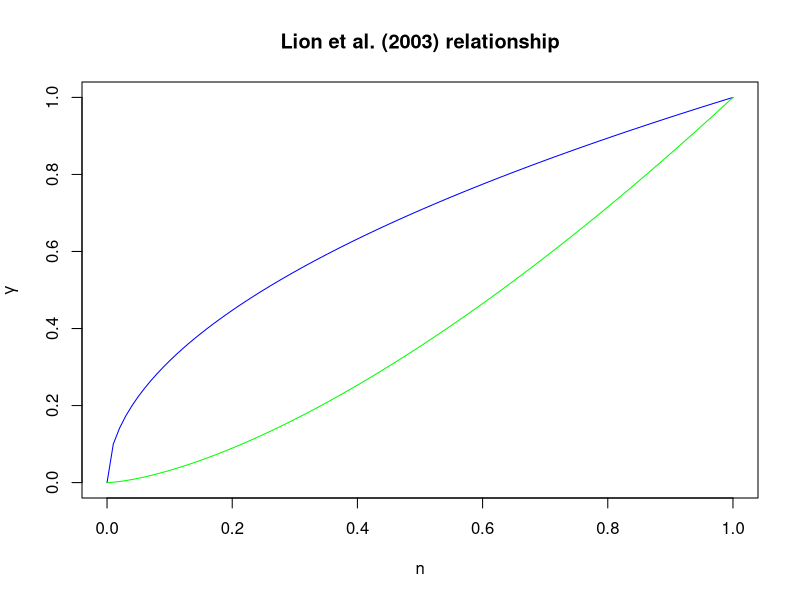
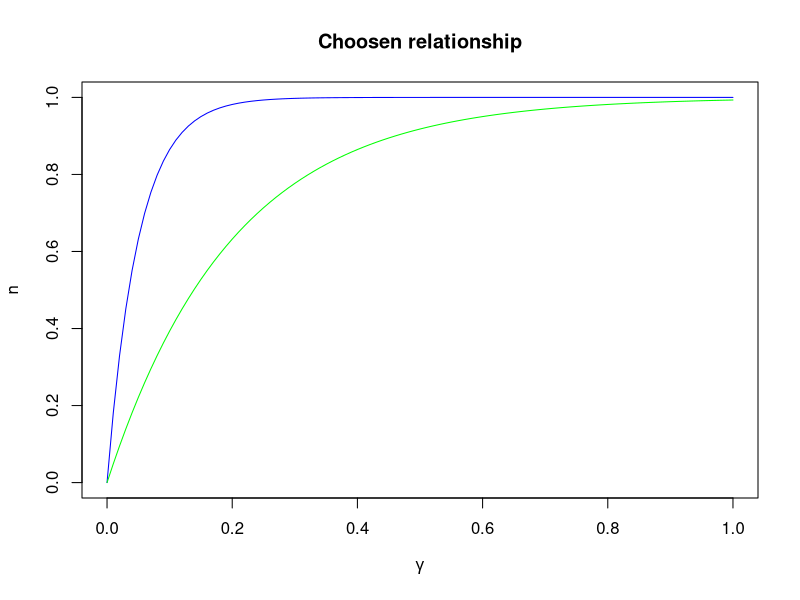
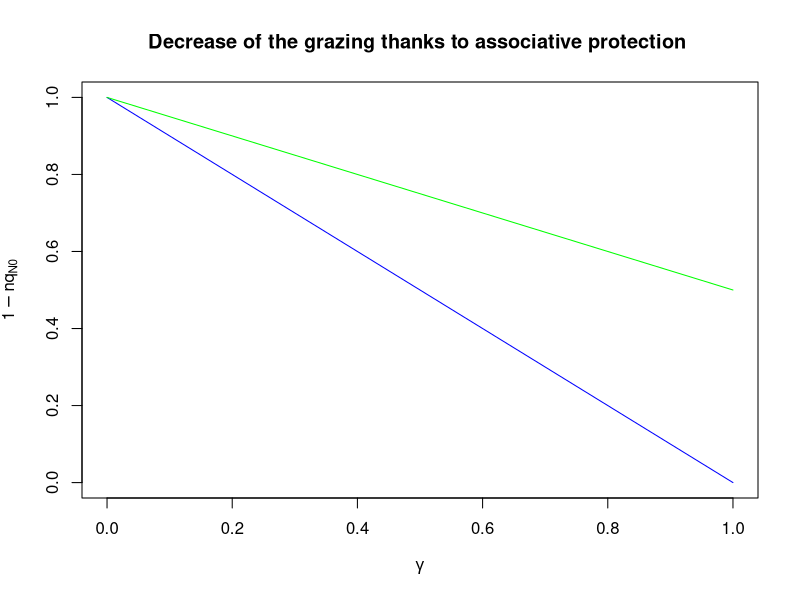
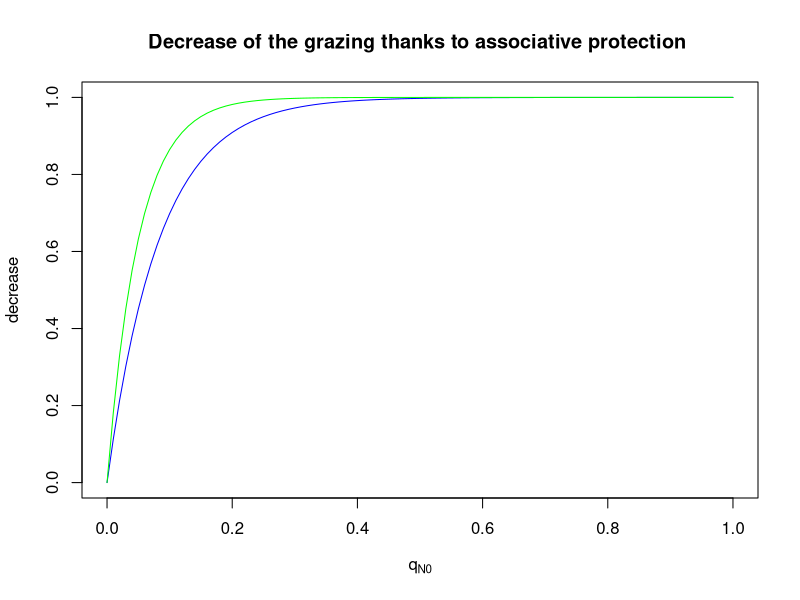

Here is the R script that generated these plots, in order:
## ---- chunk 1
gamma_lion <- function(n, K = 1, u = 0.3) {
  K*n^u
}
curve(gamma_lion(n = x, K = 1, u = 0.5), 0, 1,
  col = "blue", xlab = expression(n),
  ylab = expression(gamma),
  main = "Lion et al. (2003) relationship")
curve(gamma_lion(n = x, K = 1, u = 1.5), 0, 1,
  col = "green", add = TRUE)
## ---- chunk 2
gamma_asymp <- function(gamma1, tau = 20) {
  1 - exp(-tau*gamma1)
}
curve(gamma_asymp(gamma1 = x, tau = 20), 0, 1,
  col = "blue", xlab = expression(gamma),
  ylab = expression(n),
  main = "Choosen relationship")
curve(gamma_asymp(gamma1 = x, tau = 5), 0, 1,
  col = "green", add = TRUE)
## ---- chunk 3
linear_protection_inc <- function(q_n0, n = 1) {
  1 -  q_n0*n
}
curve(linear_protection_inc(q_n0 = x, n = 1), 0, 1,
  col = "blue", xlab = expression(gamma),
  ylab = expression(1 - n * q[N0]),
  main = "Decrease of the grazing thanks to associative protection ")
curve(linear_protection_inc(q_n0 = x, n = .5), 0, 1,
  col = "green", add = TRUE)
## ---- chunk 4
exp_grazing_protection <- function(q_n0, tau = 20) {
  1 - exp(- tau * q_n0) 
}

curve(exp_grazing_protection(q_n0 = x, tau = 4*log(20)), 0, 1,
  col = "blue", xlab = expression(q[N0]),
  ylab = "decrease",
  main = "Decrease of the grazing thanks to associative protection ")
curve(exp_grazing_protection(q_n0 = x, tau = ), 0, 1,
  col = "green", add = TRUE)
